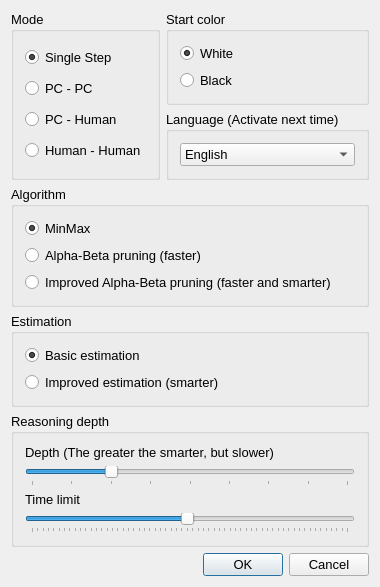
<?xml version="1.0" encoding="UTF-8"?>
<ui version="4.0">
 <class>DlgSettingClass</class>
 <widget class="QDialog" name="DlgSettingClass">
  <property name="geometry">
   <rect>
    <x>0</x>
    <y>0</y>
    <width>351</width>
    <height>536</height>
   </rect>
  </property>
  <property name="font">
   <font>
    <pointsize>10</pointsize>
   </font>
  </property>
  <property name="windowTitle">
   <string>Setting</string>
  </property>
  <layout class="QGridLayout" name="gridLayout">
   <property name="sizeConstraint">
    <enum>QLayout::SetFixedSize</enum>
   </property>
   <item row="0" column="0" rowspan="2">
    <widget class="QGroupBox" name="groupBox">
     <property name="title">
      <string>Mode</string>
     </property>
     <layout class="QVBoxLayout" name="verticalLayout">
      <item>
       <widget class="QRadioButton" name="radioStep">
        <property name="text">
         <string>Single Step</string>
        </property>
        <property name="checked">
         <bool>true</bool>
        </property>
       </widget>
      </item>
      <item>
       <widget class="QRadioButton" name="radioPC2PC">
        <property name="text">
         <string>PC - PC</string>
        </property>
       </widget>
      </item>
      <item>
       <widget class="QRadioButton" name="radioPC2Human">
        <property name="text">
         <string>PC - Human</string>
        </property>
       </widget>
      </item>
      <item>
       <widget class="QRadioButton" name="radioHuman2Human">
        <property name="text">
         <string>Human - Human</string>
        </property>
       </widget>
      </item>
     </layout>
    </widget>
   </item>
   <item row="0" column="1">
    <widget class="QGroupBox" name="groupBox_2">
     <property name="title">
      <string>Start color</string>
     </property>
     <layout class="QVBoxLayout" name="verticalLayout_2">
      <item>
       <widget class="QRadioButton" name="radioWhite">
        <property name="text">
         <string>White</string>
        </property>
        <property name="checked">
         <bool>true</bool>
        </property>
       </widget>
      </item>
      <item>
       <widget class="QRadioButton" name="radioBlack">
        <property name="text">
         <string>Black</string>
        </property>
       </widget>
      </item>
     </layout>
    </widget>
   </item>
   <item row="1" column="1">
    <widget class="QGroupBox" name="groupBox_3">
     <property name="title">
      <string>Language (Activate next time)</string>
     </property>
     <layout class="QVBoxLayout" name="verticalLayout_6">
      <item>
       <widget class="QComboBox" name="cbLanguage">
        <item>
         <property name="text">
          <string>English</string>
         </property>
        </item>
        <item>
         <property name="text">
          <string>中文</string>
         </property>
        </item>
       </widget>
      </item>
     </layout>
    </widget>
   </item>
   <item row="2" column="0" colspan="2">
    <widget class="QGroupBox" name="gbAlgorithm">
     <property name="title">
      <string>Algorithm</string>
     </property>
     <layout class="QVBoxLayout" name="verticalLayout_3">
      <item>
       <widget class="QRadioButton" name="radioMinMax">
        <property name="text">
         <string>MinMax</string>
        </property>
        <property name="checked">
         <bool>true</bool>
        </property>
       </widget>
      </item>
      <item>
       <widget class="QRadioButton" name="radioAlphaBeta">
        <property name="text">
         <string>Alpha-Beta pruning (faster)</string>
        </property>
       </widget>
      </item>
      <item>
       <widget class="QRadioButton" name="radioAlphaBetaImproved">
        <property name="text">
         <string>Improved Alpha-Beta pruning (faster and smarter)</string>
        </property>
       </widget>
      </item>
     </layout>
    </widget>
   </item>
   <item row="3" column="0" colspan="2">
    <widget class="QGroupBox" name="gbEstimation">
     <property name="title">
      <string>Estimation</string>
     </property>
     <layout class="QVBoxLayout" name="verticalLayout_4">
      <item>
       <widget class="QRadioButton" name="radioBasicEstimation">
        <property name="text">
         <string>Basic estimation</string>
        </property>
        <property name="checked">
         <bool>true</bool>
        </property>
       </widget>
      </item>
      <item>
       <widget class="QRadioButton" name="radioImprovedEstimation">
        <property name="text">
         <string>Improved estimation (smarter)</string>
        </property>
       </widget>
      </item>
     </layout>
    </widget>
   </item>
   <item row="4" column="0" colspan="2">
    <widget class="QGroupBox" name="gbDepth">
     <property name="title">
      <string>Reasoning depth</string>
     </property>
     <layout class="QVBoxLayout" name="verticalLayout_5">
      <item>
       <widget class="QLabel" name="labelDepth">
        <property name="text">
         <string>Depth (The greater the smarter, but slower)</string>
        </property>
       </widget>
      </item>
      <item>
       <widget class="QSlider" name="sliderDepth">
        <property name="minimum">
         <number>1</number>
        </property>
        <property name="maximum">
         <number>9</number>
        </property>
        <property name="pageStep">
         <number>1</number>
        </property>
        <property name="value">
         <number>3</number>
        </property>
        <property name="orientation">
         <enum>Qt::Horizontal</enum>
        </property>
        <property name="tickPosition">
         <enum>QSlider::TicksBelow</enum>
        </property>
       </widget>
      </item>
      <item>
       <widget class="QLabel" name="labelTimeLimit">
        <property name="text">
         <string>Time limit</string>
        </property>
       </widget>
      </item>
      <item>
       <widget class="QSlider" name="sliderTimeLimit">
        <property name="minimum">
         <number>1</number>
        </property>
        <property name="maximum">
         <number>60</number>
        </property>
        <property name="pageStep">
         <number>1</number>
        </property>
        <property name="value">
         <number>30</number>
        </property>
        <property name="orientation">
         <enum>Qt::Horizontal</enum>
        </property>
        <property name="tickPosition">
         <enum>QSlider::TicksBelow</enum>
        </property>
       </widget>
      </item>
     </layout>
    </widget>
   </item>
   <item row="5" column="0" colspan="2">
    <widget class="QDialogButtonBox" name="buttonBox">
     <property name="standardButtons">
      <set>QDialogButtonBox::Cancel|QDialogButtonBox::Ok</set>
     </property>
    </widget>
   </item>
  </layout>
 </widget>
 <layoutdefault spacing="6" margin="11"/>
 <resources/>
 <connections>
  <connection>
   <sender>buttonBox</sender>
   <signal>accepted()</signal>
   <receiver>DlgSettingClass</receiver>
   <slot>accept()</slot>
   <hints>
    <hint type="sourcelabel">
     <x>130</x>
     <y>121</y>
    </hint>
    <hint type="destinationlabel">
     <x>91</x>
     <y>-26</y>
    </hint>
   </hints>
  </connection>
  <connection>
   <sender>buttonBox</sender>
   <signal>rejected()</signal>
   <receiver>DlgSettingClass</receiver>
   <slot>reject()</slot>
   <hints>
    <hint type="sourcelabel">
     <x>151</x>
     <y>121</y>
    </hint>
    <hint type="destinationlabel">
     <x>78</x>
     <y>-18</y>
    </hint>
   </hints>
  </connection>
 </connections>
</ui>
